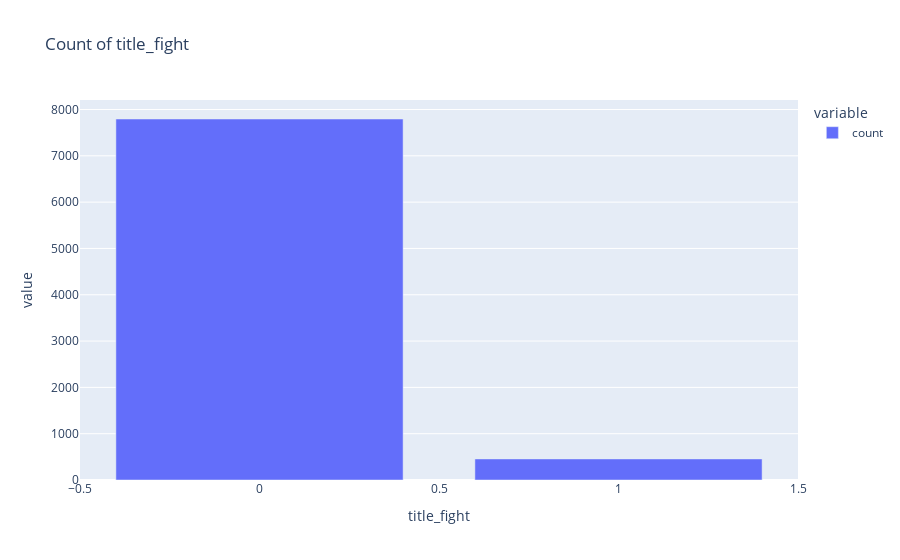

Write notebook code for a chart like this one.
### Code cell
fig = px.bar(title_fight, title='Count of title_fight')
fig.show()

### Figure 1 — Plotly figure (JSON) as saved in the notebook; plotly's stock layout.template omitted (floating-point values rounded to 4 significant figures)
{"data": [{"hovertemplate": "variable=count<br>title_fight=%{x}<br>value=%{y}<extra></extra>", "legendgroup": "count", "marker": {"color": "#636efa", "pattern": {"shape": ""}}, "name": "count", "orientation": "v", "showlegend": true, "textposition": "auto", "type": "bar", "x": [0, 1], "xaxis": "x", "y": [7795, 455], "yaxis": "y"}], "layout": {"barmode": "relative", "legend": {"title": {"text": "variable"}, "tracegroupgap": 0}, "title": {"text": "Count of title_fight"}, "xaxis": {"anchor": "y", "domain": [0, 1], "title": {"text": "title_fight"}}, "yaxis": {"anchor": "x", "domain": [0, 1], "title": {"text": "value"}}}}
